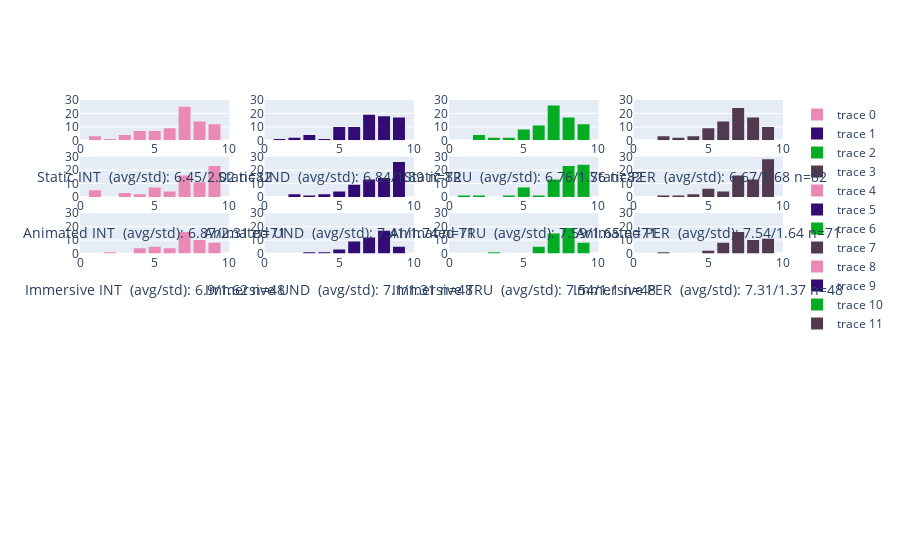

Here is the notebook cell this chart was saved with:
### Code cell
fig3 = make_subplots(rows=len(types), cols=len(cris))

types3 = [[[1000, 1100], 'Static'], [[1001, 1101], 'Animated'], [[1010, 1110], 'Immersive']]
cris = ['INT', 'UND', 'TRU', 'PER']
colors = ['#EB89B5', '#330C73', '#03AC23', '#513A50']

# print(df.loc[df.loc[(df['type']==typ[0][0]) | (df['type']==typ[0][1]) | (df['type']==typ[0][2])]])
for idx1, typ in enumerate(types3):
    for idx2, cri in enumerate(cris):
        x = df.loc[(df['type']==typ[0][0]) | (df['type']==typ[0][1])][cri].to_numpy()
#         x = reject_outliers(xpre)
#         print(typ[0], len(xpre))
        fig3.add_trace(
            go.Histogram(
                x=x,
                xbins=dict(
                    start=-0.5,
                    end=10.5,
                    size=1
                ),
                marker_color=colors[idx2],
                
            ), 
            row=idx1+1, 
            col=idx2+1 
        )
        fig3.update_xaxes(
            title_text= typ[1] + " " + cri + "\n (avg/std): " + str(round(np.average(x), 2)) + "/" + str(round(np.std(x), 2)) + " n=" + str(len(x)), 
            range=[0, 10], 
            row=idx1+1, 
            col=idx2+1
        )
        fig3.update_yaxes(
            range=[0, 30], 
            row=idx1+1, 
            col=idx2+1
        )

fig3.update_layout(
#     xaxis=dict(range=[0, 10]),
#     yaxis=dict(range=[0, 30]),
    height= 2400,
    bargap=0.2,
)
fig3.show()

### Figure 1 — Plotly figure (JSON) as saved in the notebook; plotly's stock layout.template omitted (floating-point values rounded to 4 significant figures)
{"data": [{"marker": {"color": "#EB89B5"}, "type": "histogram", "x": [8, 1, 5, 8, 7, 9, 4, 9, 9, 2, 7, 6, 7, 8, 7, 7, 7, 3, 8, 9, 8, 3, 1, 1, 7, 8, 7, 9, 6, 7, 5, 8, 6, 7, 5, 7, 7, 8, 7, 9, 7, 7, 4, 6, 8, 4, 6, 9, 7, 8, 9, 7, 5, 4, 9, 6, 4, 8, 9, 5, 5, 7, 7, 4, 7, 9, 3, 6, 7, 8, 7, 7, 6, 8, 3, 8, 4, 7, 7, 9, 6, 5], "xaxis": "x", "xbins": {"end": 10.5, "size": 1, "start": -0.5}, "yaxis": "y"}, {"marker": {"color": "#330C73"}, "type": "histogram", "x": [8, 3, 5, 9, 8, 8, 3, 9, 9, 1, 8, 8, 6, 7, 6, 8, 7, 2, 9, 8, 9, 2, 3, 9, 8, 9, 7, 9, 8, 8, 6, 5, 7, 9, 7, 9, 8, 9, 7, 8, 5, 6, 5, 3, 7, 5, 8, 8, 7, 7, 9, 9, 7, 5, 8, 9, 5, 8, 8, 5, 6, 5, 7, 5, 7, 9, 9, 7, 7, 9, 6, 8, 6, 7, 4, 7, 6, 7, 7, 6, 7, 6], "xaxis": "x2", "xbins": {"end": 10.5, "size": 1, "start": -0.5}, "yaxis": "y2"}, {"marker": {"color": "#03AC23"}, "type": "histogram", "x": [8, 4, 5, 7, 8, 9, 4, 9, 9, 2, 6, 9, 7, 8, 6, 8, 5, 3, 8, 9, 8, 2, 2, 5, 8, 8, 6, 9, 3, 7, 6, 8, 7, 7, 8, 7, 8, 8, 7, 8, 7, 7, 7, 5, 9, 6, 7, 9, 6, 9, 9, 8, 6, 5, 8, 6, 7, 2, 7, 5, 5, 7, 6, 7, 7, 9, 5, 7, 7, 9, 6, 7, 7, 7, 6, 8, 7, 7, 7, 7, 7, 8], "xaxis": "x3", "xbins": {"end": 10.5, "size": 1, "start": -0.5}, "yaxis": "y3"}, {"marker": {"color": "#513A50"}, "type": "histogram", "x": [8, 4, 5, 8, 7, 9, 3, 5, 9, 2, 5, 8, 6, 8, 5, 7, 5, 4, 9, 7, 7, 2, 3, 5, 9, 9, 6, 9, 6, 8, 7, 7, 8, 5, 8, 7, 8, 8, 7, 8, 6, 8, 6, 6, 8, 6, 6, 7, 8, 8, 9, 7, 7, 6, 9, 7, 6, 2, 7, 5, 6, 7, 6, 6, 8, 9, 7, 7, 7, 8, 5, 6, 7, 7, 4, 9, 7, 7, 7, 8, 7, 7], "xaxis": "x4", "xbins": {"end": 10.5, "size": 1, "start": -0.5}, "yaxis": "y4"}, {"marker": {"color": "#EB89B5"}, "type": "histogram", "x": [6, 8, 8, 9, 9, 8, 9, 6, 9, 4, 9, 8, 8, 8, 8, 7, 9, 7, 9, 7, 7, 6, 8, 3, 5, 9, 5, 9, 1, 1, 5, 9, 9, 5, 7, 9, 7, 7, 7, 7, 8, 9, 7, 9, 9, 9, 9, 8, 5, 9, 9, 4, 1, 8, 1, 7, 3, 9, 7, 3, 7, 9, 9, 7, 7, 6, 9, 1, 7, 5, 5], "xaxis": "x5", "xbins": {"end": 10.5, "size": 1, "start": -0.5}, "yaxis": "y5"}, {"marker": {"color": "#330C73"}, "type": "histogram", "x": [7, 7, 9, 9, 6, 9, 8, 7, 9, 2, 8, 9, 9, 7, 7, 8, 9, 6, 5, 7, 8, 7, 9, 4, 7, 6, 3, 8, 9, 6, 6, 8, 9, 9, 8, 9, 8, 6, 8, 9, 8, 9, 6, 9, 7, 9, 9, 9, 5, 9, 8, 6, 2, 9, 8, 7, 9, 9, 7, 4, 7, 9, 9, 9, 7, 8, 9, 8, 6, 5, 5], "xaxis": "x6", "xbins": {"end": 10.5, "size": 1, "start": -0.5}, "yaxis": "y6"}, {"marker": {"color": "#03AC23"}, "type": "histogram", "x": [7, 8, 8, 8, 8, 9, 8, 8, 9, 5, 9, 8, 8, 8, 8, 7, 9, 8, 8, 7, 8, 9, 8, 4, 5, 7, 1, 9, 9, 2, 6, 9, 9, 8, 8, 9, 8, 8, 9, 8, 8, 9, 7, 9, 7, 7, 9, 8, 5, 9, 9, 5, 9, 9, 7, 7, 9, 9, 7, 5, 7, 9, 9, 7, 7, 9, 9, 8, 8, 5, 5], "xaxis": "x7", "xbins": {"end": 10.5, "size": 1, "start": -0.5}, "yaxis": "y7"}, {"marker": {"color": "#513A50"}, "type": "histogram", "x": [8, 8, 9, 9, 8, 8, 9, 7, 9, 4, 9, 7, 8, 9, 8, 6, 9, 5, 7, 7, 9, 8, 9, 4, 3, 8, 9, 9, 9, 6, 5, 9, 9, 8, 7, 9, 7, 9, 8, 8, 8, 9, 5, 9, 9, 7, 9, 7, 5, 9, 9, 7, 2, 8, 6, 7, 7, 9, 7, 6, 7, 9, 9, 9, 7, 7, 9, 9, 7, 5, 5], "xaxis": "x8", "xbins": {"end": 10.5, "size": 1, "start": -0.5}, "yaxis": "y8"}, {"marker": {"color": "#EB89B5"}, "type": "histogram", "x": [7, 8, 7, 5, 5, 8, 7, 7, 9, 8, 9, 8, 8, 8, 7, 9, 4, 2, 7, 8, 7, 8, 6, 7, 7, 6, 7, 6, 7, 9, 9, 9, 7, 4, 5, 8, 7, 9, 5, 7, 8, 6, 4, 7, 4, 9, 5, 7], "xaxis": "x9", "xbins": {"end": 10.5, "size": 1, "start": -0.5}, "yaxis": "y9"}, {"marker": {"color": "#330C73"}, "type": "histogram", "x": [8, 6, 8, 6, 6, 9, 6, 8, 7, 7, 8, 9, 7, 8, 9, 8, 5, 3, 7, 7, 8, 8, 7, 6, 8, 8, 9, 7, 8, 8, 8, 9, 8, 5, 4, 7, 8, 8, 6, 7, 7, 5, 6, 7, 6, 8, 6, 7], "xaxis": "x10", "xbins": {"end": 10.5, "size": 1, "start": -0.5}, "yaxis": "y10"}, {"marker": {"color": "#03AC23"}, "type": "histogram", "x": [8, 6, 7, 6, 7, 8, 7, 8, 8, 8, 8, 8, 7, 9, 9, 9, 7, 3, 7, 8, 8, 9, 7, 7, 9, 9, 8, 9, 8, 6, 8, 9, 8, 7, 7, 8, 8, 8, 6, 7, 7, 8, 8, 7, 6, 8, 7, 7], "xaxis": "x11", "xbins": {"end": 10.5, "size": 1, "start": -0.5}, "yaxis": "y11"}, {"marker": {"color": "#513A50"}, "type": "histogram", "x": [8, 8, 6, 7, 6, 9, 7, 9, 8, 9, 7, 8, 6, 9, 9, 9, 6, 2, 6, 7, 9, 8, 8, 8, 7, 7, 8, 7, 7, 7, 8, 9, 9, 6, 6, 7, 8, 9, 7, 7, 6, 7, 5, 7, 5, 9, 7, 7], "xaxis": "x12", "xbins": {"end": 10.5, "size": 1, "start": -0.5}, "yaxis": "y12"}], "layout": {"autosize": true, "bargap": 0.2, "xaxis": {"anchor": "y", "domain": [0, 0.2125], "range": [0, 10], "title": {"text": "Static INT\n (avg/std): 6.45/2.02 n=82"}, "type": "linear"}, "xaxis10": {"anchor": "y10", "domain": [0.2625, 0.475], "range": [0, 10], "title": {"text": "Immersive UND\n (avg/std): 7.1/1.31 n=48"}, "type": "linear"}, "xaxis11": {"anchor": "y11", "domain": [0.525, 0.7375], "range": [0, 10], "title": {"text": "Immersive TRU\n (avg/std): 7.54/1.1 n=48"}, "type": "linear"}, "xaxis12": {"anchor": "y12", "domain": [0.7875, 1], "range": [0, 10], "title": {"text": "Immersive PER\n (avg/std): 7.31/1.37 n=48"}, "type": "linear"}, "xaxis13": {"anchor": "y13", "domain": [0, 0.2125]}, "xaxis14": {"anchor": "y14", "domain": [0.2625, 0.475]}, "xaxis15": {"anchor": "y15", "domain": [0.525, 0.7375]}, "xaxis16": {"anchor": "y16", "domain": [0.7875, 1]}, "xaxis17": {"anchor": "y17", "domain": [0, 0.2125]}, "xaxis18": {"anchor": "y18", "domain": [0.2625, 0.475]}, "xaxis19": {"anchor": "y19", "domain": [0.525, 0.7375]}, "xaxis2": {"anchor": "y2", "domain": [0.2625, 0.475], "range": [0, 10], "title": {"text": "Static UND\n (avg/std): 6.84/1.89 n=82"}, "type": "linear"}, "xaxis20": {"anchor": "y20", "domain": [0.7875, 1]}, "xaxis21": {"anchor": "y21", "domain": [0, 0.2125]}, "xaxis22": {"anchor": "y22", "domain": [0.2625, 0.475]}, "xaxis23": {"anchor": "y23", "domain": [0.525, 0.7375]}, "xaxis24": {"anchor": "y24", "domain": [0.7875, 1]}, "xaxis25": {"anchor": "y25", "domain": [0, 0.2125]}, "xaxis26": {"anchor": "y26", "domain": [0.2625, 0.475]}, "xaxis27": {"anchor": "y27", "domain": [0.525, 0.7375]}, "xaxis28": {"anchor": "y28", "domain": [0.7875, 1]}, "xaxis3": {"anchor": "y3", "domain": [0.525, 0.7375], "range": [0, 10], "title": {"text": "Static TRU\n (avg/std): 6.76/1.76 n=82"}, "type": "linear"}, "xaxis4": {"anchor": "y4", "domain": [0.7875, 1], "range": [0, 10], "title": {"text": "Static PER\n (avg/std): 6.67/1.68 n=82"}, "type": "linear"}, "xaxis5": {"anchor": "y5", "domain": [0, 0.2125], "range": [0, 10], "title": {"text": "Animated INT\n (avg/std): 6.87/2.31 n=71"}, "type": "linear"}, "xaxis6": {"anchor": "y6", "domain": [0.2625, 0.475], "range": [0, 10], "title": {"text": "Animated UND\n (avg/std): 7.41/1.74 n=71"}, "type": "linear"}, "xaxis7": {"anchor": "y7", "domain": [0.525, 0.7375], "range": [0, 10], "title": {"text": "Animated TRU\n (avg/std): 7.59/1.65 n=71"}, "type": "linear"}, "xaxis8": {"anchor": "y8", "domain": [0.7875, 1], "range": [0, 10], "title": {"text": "Animated PER\n (avg/std): 7.54/1.64 n=71"}, "type": "linear"}, "xaxis9": {"anchor": "y9", "domain": [0, 0.2125], "range": [0, 10], "title": {"text": "Immersive INT\n (avg/std): 6.9/1.62 n=48"}, "type": "linear"}, "yaxis": {"anchor": "x", "domain": [0.8939, 1], "range": [0, 30]}, "yaxis10": {"anchor": "x10", "domain": [0.5959, 0.702], "range": [0, 30]}, "yaxis11": {"anchor": "x11", "domain": [0.5959, 0.702], "range": [0, 30]}, "yaxis12": {"anchor": "x12", "domain": [0.5959, 0.702], "range": [0, 30]}, "yaxis13": {"anchor": "x13", "domain": [0.4469, 0.5531]}, "yaxis14": {"anchor": "x14", "domain": [0.4469, 0.5531]}, "yaxis15": {"anchor": "x15", "domain": [0.4469, 0.5531]}, "yaxis16": {"anchor": "x16", "domain": [0.4469, 0.5531]}, "yaxis17": {"anchor": "x17", "domain": [0.298, 0.4041]}, "yaxis18": {"anchor": "x18", "domain": [0.298, 0.4041]}, "yaxis19": {"anchor": "x19", "domain": [0.298, 0.4041]}, "yaxis2": {"anchor": "x2", "domain": [0.8939, 1], "range": [0, 30]}, "yaxis20": {"anchor": "x20", "domain": [0.298, 0.4041]}, "yaxis21": {"anchor": "x21", "domain": [0.149, 0.2551]}, "yaxis22": {"anchor": "x22", "domain": [0.149, 0.2551]}, "yaxis23": {"anchor": "x23", "domain": [0.149, 0.2551]}, "yaxis24": {"anchor": "x24", "domain": [0.149, 0.2551]}, "yaxis25": {"anchor": "x25", "domain": [0, 0.1061]}, "yaxis26": {"anchor": "x26", "domain": [0, 0.1061]}, "yaxis27": {"anchor": "x27", "domain": [0, 0.1061]}, "yaxis28": {"anchor": "x28", "domain": [0, 0.1061]}, "yaxis3": {"anchor": "x3", "domain": [0.8939, 1], "range": [0, 30]}, "yaxis4": {"anchor": "x4", "domain": [0.8939, 1], "range": [0, 30]}, "yaxis5": {"anchor": "x5", "domain": [0.7449, 0.851], "range": [0, 30]}, "yaxis6": {"anchor": "x6", "domain": [0.7449, 0.851], "range": [0, 30]}, "yaxis7": {"anchor": "x7", "domain": [0.7449, 0.851], "range": [0, 30]}, "yaxis8": {"anchor": "x8", "domain": [0.7449, 0.851], "range": [0, 30]}, "yaxis9": {"anchor": "x9", "domain": [0.5959, 0.702], "range": [0, 30]}}}
